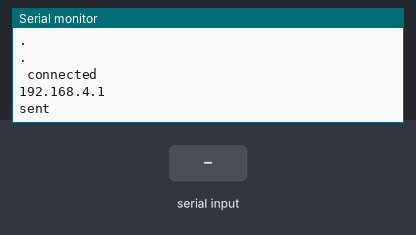
Recording of a sketch running on a simulated ESP8266 (NodeMCU). Shown: the last lines printed to the serial monitor. The inputs (shaded band) are chosen by the test bench. WiFi joins after 1.5 s; servers stay silent unless stated.

Above: at 4.7 s.
4.8 s: "1" received over Serial
At 6.2 s:
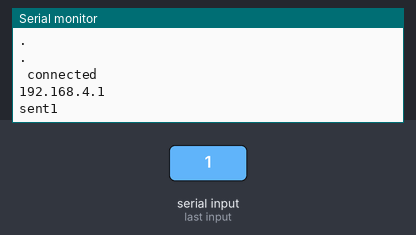
6.3 s: "0" received over Serial
At 7.7 s:
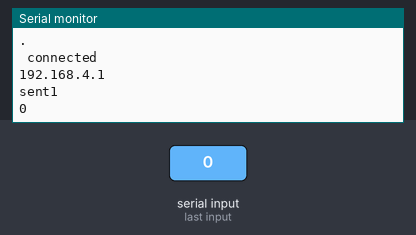
7.8 s: "2" received over Serial
At 9.2 s:
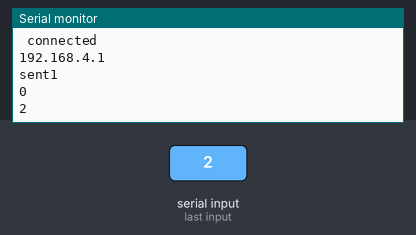
Timing chart, 0 to 10.8 s (numbered marks = the images above; inputs shaded):
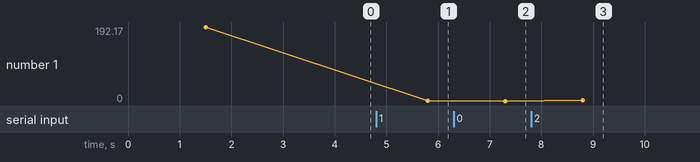

Measured:
- after the input at 4.8 s, the serial monitor: prints a new line after 1.0 s (image 1)
- after the input at 6.3 s, the serial monitor: prints a new line after 1.0 s (image 2)
- after the input at 7.8 s, the serial monitor: prints a new line after 1.0 s (image 3)
- plotted number 1: 192.17 → 1 after the input at 4.8 s, 1 → 0 after the input at 6.3 s, 0 → 2 after the input at 7.8 s

The sketch:

Client_to_Controller.ino
```cpp
#include <ESP8266WiFi.h>
#include <WiFiUdp.h>

const char *ssid = "ComputerAP";
const char *password = "BobThePineapple";

WiFiUDP Udp;
unsigned int localUdpPort = 4210;  // local port to listen on
char incomingPacket[255];  // buffer for incoming packets
char  replyPacket[] = "Hi there! Got the message :-)";  // a reply string to send back
String ActualServerIP = "192.168.4.1";
int ServerPort = 4211;
char serialIn[255];  // buffer for incoming packets
String Datain = "";
char Dataout[255];
void setup()
{
  Serial.begin(115200);
  Serial.println();

  Serial.println("Connecting");
  WiFi.mode(WIFI_STA);
  WiFi.begin(ssid);
  while (WiFi.status() != WL_CONNECTED)
  {
    delay(500);
    Serial.println(".");
  }
  Serial.println(" connected");
  Udp.begin(4210);
  //ActualServerIP = WiFi.softAPIP();
  Serial.println("192.168.4.1");
  delay(2000);
  Udp.beginPacket("192.168.4.1", 4211);
  Udp.write("Startup");
  Udp.endPacket();
  Serial.print("sent");
}


void loop()
{
    // put your main code here, to run repeatedly:
  while (Serial.available() > 0) {
  Datain = Serial.readString();
  strcpy(Dataout, Datain.c_str());
  Serial.println(Dataout);
  Udp.beginPacket("192.168.4.1", 4211);
  Udp.write(Dataout);
  Udp.endPacket();
}

  int packetSize = Udp.parsePacket();
  if (packetSize)
  {
    // receive incoming UDP packets
    int len = Udp.read(incomingPacket, 255);
    if (len > 0)
    {
      incomingPacket[len] = 0;
    }
    Serial.println(incomingPacket);

    // send back a reply, to the IP address and port we got the packet from
    Udp.beginPacket("192.168.4.1", 4211);
    Udp.write(incomingPacket);
    Udp.endPacket();
  }
}
```
